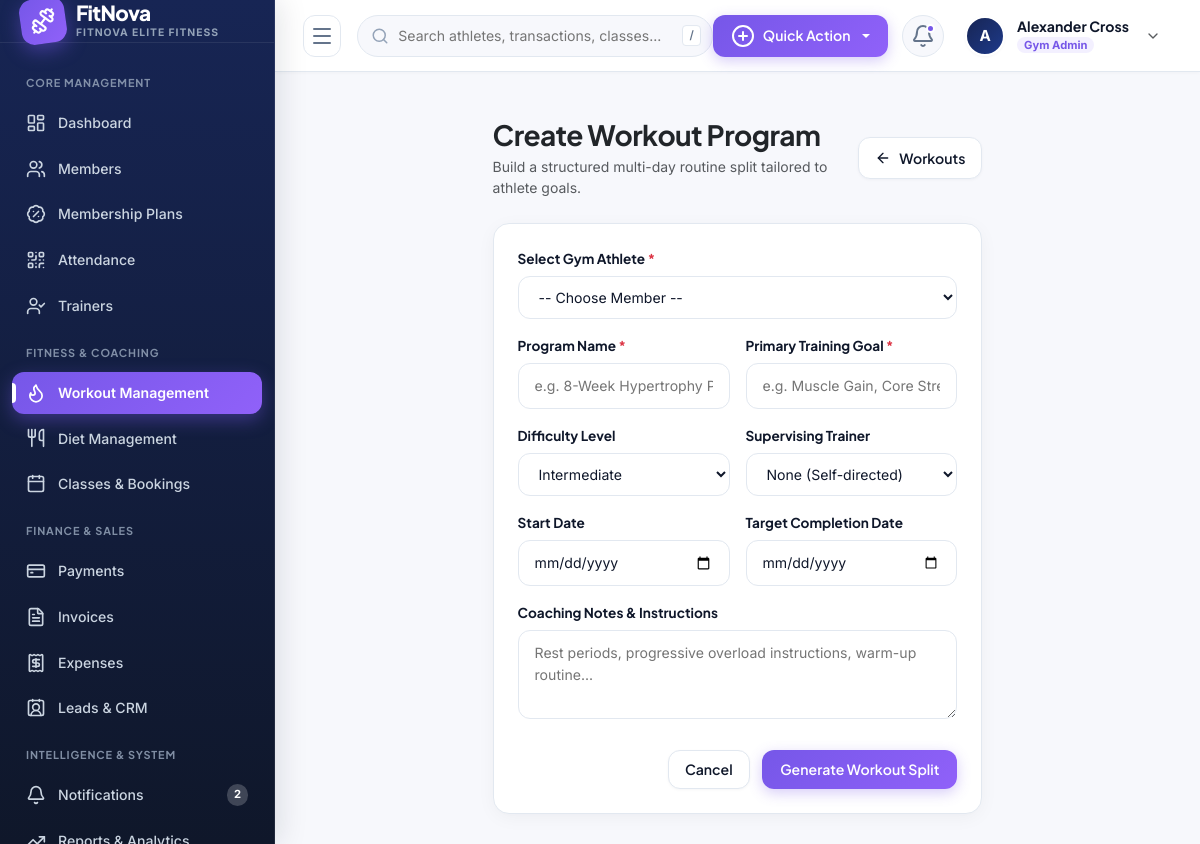
/fitness/workouts/add/ (signed in), run on the app's committed database.
### apps/accounts/models.py (models this page shows, shortened)
class GymOrganization(models.Model):
    name = models.CharField(max_length=200)
    slug = models.SlugField(max_length=220, unique=True)
    logo = models.ImageField(upload_to='organizations/logos/', null=True, blank=True)
    email = models.EmailField()
    phone = models.CharField(max_length=20)
    website = models.URLField(blank=True, default='')
    tax_id = models.CharField(max_length=50, blank=True, default='', verbose_name='Tax/GST ID')
    currency = models.CharField(max_length=10, default='$')
    is_active = models.BooleanField(default=True)
    created_at = models.DateTimeField(auto_now_add=True)
    updated_at = models.DateTimeField(auto_now=True)
    class Meta:
        verbose_name = 'Gym Organization'
        verbose_name_plural = 'Gym Organizations'
        ordering = ['name']

class User(AbstractUser):
    class Role(models.TextChoices):
        SUPER_ADMIN = 'SUPER_ADMIN', _('Super Admin')
        GYM_ADMIN = 'GYM_ADMIN', _('Gym Admin')
        STAFF = 'STAFF', _('Receptionist / Staff')
        TRAINER = 'TRAINER', _('Trainer')
        MEMBER = 'MEMBER', _('Gym Member')
    class Gender(models.TextChoices):
        MALE = 'MALE', _('Male')
        FEMALE = 'FEMALE', _('Female')
        OTHER = 'OTHER', _('Other')
    role = models.CharField(
        max_length=20,
        choices=Role.choices,
        default=Role.MEMBER,
        db_index=True
    )
    organization = models.ForeignKey(
        GymOrganization,
        on_delete=models.CASCADE,
        null=True,
        blank=True,
        related_name='users'
    )
    branch = models.ForeignKey(
        GymBranch,
        on_delete=models.SET_NULL,
        null=True,
        blank=True,
        related_name='branch_users'
    )
    phone = models.CharField(max_length=20, blank=True, default='')
    profile_picture = models.ImageField(upload_to='profiles/', null=True, blank=True)
    gender = models.CharField(max_length=10, choices=Gender.choices, default=Gender.MALE)
    date_of_birth = models.DateField(null=True, blank=True)
    address = models.TextField(blank=True, default='')
    is_verified = models.BooleanField(default=True)
    class Meta:
        ordering = ['-date_joined']
        indexes = [
            models.Index(fields=['organization', 'role']),
            models.Index(fields=['email']),
        ]
    @property
    def is_super_admin(self):
        return self.role == self.Role.SUPER_ADMIN or self.is_superuser
    @property
    def is_member(self):
        return self.role == self.Role.MEMBER

### apps/fitness/views.py (the view, shortened to what this page needs)
# urls.py: path('workouts/add/', views.workout_create, name='workout_create'),
@login_required
def workout_create(request):
    org = request.user.organization
    members = Member.objects.filter(status='ACTIVE')
    trainers = Trainer.objects.filter(status='ACTIVE')
    exercises = Exercise.objects.all()
    if not request.user.is_super_admin:
        members = members.filter(organization=org)
        trainers = trainers.filter(organization=org)
    return render(request, 'fitness/workout_form.html', {
        'members': members,
        'trainers': trainers
    })

### apps/accounts/context_processors.py (called while the page is built)
def global_fitnova_context(request):
    if not request.user.is_authenticated:
        return {}
    unread_count = 0
    recent_notifications = []
    try:
        notifications_qs = request.user.notifications.all()
        unread_count = notifications_qs.filter(is_read=False).count()
        recent_notifications = notifications_qs[:5]
    except Exception:
        pass
    return {
        'unread_notifications_count': unread_count,
        'recent_notifications': recent_notifications,
        'current_org': getattr(request.user, 'organization', None),
        'current_branch': getattr(request.user, 'branch', None),
    }

### apps/members/models.py (called while the page is built)
    @property
    def full_name(self):
        return self.user.get_full_name() or self.user.username

### apps/trainers/models.py (called while the page is built)
    @property
    def full_name(self):
        return self.user.get_full_name() or self.user.username

### templates/fitness/workout_form.html (shortened to what this page needs)
{% extends 'base.html' %}
{% block content %}
<div class="row justify-content-center">
  <div class="col-lg-7">
    <div class="d-flex align-items-center justify-content-between mb-4">
      <div>
        <h3 class="fw-bold text-dark mb-1">Create Workout Program</h3>
        <p class="text-muted small mb-0">Build a structured multi-day routine split tailored to athlete goals.</p>
      </div>
      <a href="{% url 'fitness:workout_list' %}" class="btn btn-fn-outline">
        <i data-lucide="arrow-left" style="width: 16px;"></i>
        <span>Workouts</span>
      </a>
    </div>
    <div class="fn-card">
      <form method="POST">
        <div class="mb-3">
          <label class="fn-form-label">Select Gym Athlete <span class="text-danger">*</span></label>
          <select name="member_id" class="fn-select" required>
            <option value="">-- Choose Member --</option>
          </select>
        </div>
        <div class="row g-3 mb-3">
          <div class="col-md-6">
            <label class="fn-form-label">Program Name <span class="text-danger">*</span></label>
            <input type="text" name="name" class="fn-input" required placeholder="e.g. 8-Week Hypertrophy PPL Split">
          </div>
          <div class="col-md-6">
            <label class="fn-form-label">Primary Training Goal <span class="text-danger">*</span></label>
            <input type="text" name="goal" class="fn-input" required placeholder="e.g. Muscle Gain, Core Strength, Fat Loss">
          </div>
        </div>
        <div class="row g-3 mb-3">
          <div class="col-md-6">
            <label class="fn-form-label">Difficulty Level</label>
            <select name="level" class="fn-select">
              <option value="INTERMEDIATE" selected>Intermediate</option>
            </select>
          </div>
          <div class="col-md-6">
            <label class="fn-form-label">Supervising Trainer</label>
            <select name="trainer_id" class="fn-select">
              <option value="">None (Self-directed)</option>
            </select>
          </div>
        </div>
        <div class="row g-3 mb-3">
          <div class="col-md-6">
            <label class="fn-form-label">Start Date</label>
            <input type="date" name="start_date" class="fn-input">
          </div>
          <div class="col-md-6">
            <label class="fn-form-label">Target Completion Date</label>
            <input type="date" name="end_date" class="fn-input">
          </div>
        </div>
        <div class="mb-4">
          <label class="fn-form-label">Coaching Notes & Instructions</label>
          <textarea name="notes" class="fn-textarea" rows="3" placeholder="Rest periods, progressive overload instructions, warm-up routine..."></textarea>
        </div>
        <div class="text-end">
          <a href="{% url 'fitness:workout_list' %}" class="btn btn-fn-outline me-2">Cancel</a>
          <button type="submit" class="btn btn-fn-accent">Generate Workout Split</button>
        </div>
      </form>
    </div>
  </div>
</div>
{% endblock %}

### templates/base.html (shortened to what this page needs)
{% load static %}
<!DOCTYPE html>
<html lang="en">
<head>
  <link href="https://cdn.jsdelivr.net/npm/bootstrap@5.3.3/dist/css/bootstrap.min.css" rel="stylesheet">
  <link rel="stylesheet" href="{% static 'css/fitnova.css' %}">
</head>
<body>
<div class="fn-app-wrapper">
  <aside class="fn-sidebar">
    <a href="{% url 'dashboard:index' %}" class="fn-sidebar-brand">
      <div class="fn-brand-logo-icon">
        <i data-lucide="dumbbell"></i>
      </div>
      <div class="fn-brand-text">
        <span class="fn-brand-title">FitNova</span>
        <span class="fn-brand-badge">{{ current_org.name|default:"GYM SAAS" }}</span>
      </div>
    </a>
    <div class="fn-sidebar-nav">
      <div class="fn-nav-header-title">Core Management</div>
      <a href="{% url 'dashboard:index' %}" class="fn-nav-link {% if request.resolver_match.app_name == 'dashboard' and request.resolver_match.url_name == 'index' %}active{% endif %}">
        <i data-lucide="layout-dashboard"></i>
        <span class="fn-nav-text">Dashboard</span>
      </a>
      {% if not user.is_member %}
      <a href="{% url 'members:member_list' %}" class="fn-nav-link {% if request.resolver_match.app_name == 'members' %}active{% endif %}">
        <i data-lucide="users"></i>
        <span class="fn-nav-text">Members</span>
      </a>
      {% endif %}
      {% if not user.is_member %}
      <a href="{% url 'memberships:plan_list' %}" class="fn-nav-link {% if request.resolver_match.app_name == 'memberships' %}active{% endif %}">
        <i data-lucide="badge-percent"></i>
        <span class="fn-nav-text">Membership Plans</span>
      </a>
      {% endif %}
      <a href="{% url 'attendance:attendance_list' %}" class="fn-nav-link {% if request.resolver_match.app_name == 'attendance' %}active{% endif %}">
        <i data-lucide="qr-code"></i>
        <span class="fn-nav-text">Attendance</span>
      </a>
      {% if not user.is_member %}
      <a href="{% url 'trainers:trainer_list' %}" class="fn-nav-link {% if request.resolver_match.app_name == 'trainers' %}active{% endif %}">
        <i data-lucide="user-check"></i>
        <span class="fn-nav-text">Trainers</span>
      </a>
      {% endif %}
      <div class="fn-nav-header-title">Fitness & Coaching</div>
      <a href="{% url 'fitness:workout_list' %}" class="fn-nav-link {% if request.resolver_match.app_name == 'fitness' and 'workout' in request.path %}active{% endif %}">
        <i data-lucide="flame"></i>
        <span class="fn-nav-text">Workout Management</span>
      </a>
      <a href="{% url 'fitness:diet_list' %}" class="fn-nav-link {% if request.resolver_match.app_name == 'fitness' and 'diet' in request.path %}active{% endif %}">
        <i data-lucide="utensils"></i>
        <span class="fn-nav-text">Diet Management</span>
      </a>
      <a href="{% url 'classes:class_list' %}" class="fn-nav-link {% if request.resolver_match.app_name == 'classes' %}active{% endif %}">
        <i data-lucide="calendar"></i>
        <span class="fn-nav-text">Classes & Bookings</span>
      </a>
      {% if not user.is_member %}
      <div class="fn-nav-header-title">Finance & Sales</div>
      <a href="{% url 'payments:payment_list' %}" class="fn-nav-link {% if request.resolver_match.app_name == 'payments' and request.resolver_match.url_name == 'payment_list' %}active{% endif %}">
        <i data-lucide="credit-card"></i>
        <span class="fn-nav-text">Payments</span>
      </a>
      <a href="{% url 'payments:invoice_list' %}" class="fn-nav-link {% if request.resolver_match.app_name == 'payments' and 'invoice' in request.path %}active{% endif %}">
        <i data-lucide="file-text"></i>
        <span class="fn-nav-text">Invoices</span>
      </a>
      <a href="{% url 'payments:expense_list' %}" class="fn-nav-link {% if request.resolver_match.app_name == 'payments' and 'expense' in request.path %}active{% endif %}">
        <i data-lucide="receipt"></i>
        <span class="fn-nav-text">Expenses</span>
      </a>
      <a href="{% url 'crm:lead_list' %}" class="fn-nav-link {% if request.resolver_match.app_name == 'crm' %}active{% endif %}">
        <i data-lucide="contact-round"></i>
        <span class="fn-nav-text">Leads & CRM</span>
      </a>
      {% endif %}
      <div class="fn-nav-header-title">Intelligence & System</div>
      <a href="{% url 'notifications:list' %}" class="fn-nav-link {% if request.resolver_match.app_name == 'notifications' %}active{% endif %}">
        <i data-lucide="bell"></i>
        <span class="fn-nav-text">Notifications</span>
        {% if unread_notifications_count > 0 %}
        <span class="fn-nav-badge">{{ unread_notifications_count }}</span>
        {% endif %}
      </a>
      {% if not user.is_member %}
      <a href="{% url 'dashboard:reports' %}" class="fn-nav-link {% if request.resolver_match.url_name == 'reports' %}active{% endif %}">
        <i data-lucide="trending-up"></i>
        <span class="fn-nav-text">Reports & Analytics</span>
      </a>
      {% endif %}
    </div>
  </aside>
  <main class="fn-main-content">
    <header class="fn-topbar">
      <div class="fn-topbar-left">
        <button type="button" class="fn-sidebar-toggle-btn" id="fnSidebarToggle" title="Toggle Navigation">
          <i data-lucide="menu"></i>
        </button>
        <form action="{% url 'dashboard:search' %}" method="GET" class="fn-global-search">
          <input type="text" name="q" id="fnGlobalSearchInput" placeholder="Search athletes, transactions, classes..." value="{{ request.GET.q }}">
          <span class="fn-search-badge">/</span>
        </form>
      </div>
      <div class="fn-topbar-right">
        {% if not user.is_member %}
        <div class="dropdown">
          <button class="btn-fn-accent dropdown-toggle" type="button" data-bs-toggle="dropdown" aria-expanded="false">
            <i data-lucide="plus-circle"></i>
            <span>Quick Action</span>
          </button>
        </div>
        {% endif %}
        <div class="dropdown">
          <a href="#" class="fn-icon-btn {% if unread_notifications_count > 0 %}has-unread{% endif %}" data-bs-toggle="dropdown" aria-expanded="false" title="Notification Center">
            <i data-lucide="bell"></i>
            {% if unread_notifications_count > 0 %}
            <span class="fn-badge-dot"></span>
            {% endif %}
          </a>
        </div>
        <div class="dropdown">
          <div class="fn-user-dropdown" data-bs-toggle="dropdown" aria-expanded="false">
            <div class="fn-avatar">
              {% if user.profile_picture %}
              <img src="{{ user.profile_picture.url }}" alt="{{ user.first_name }}">
              {% else %}
              {{ user.first_name|default:user.username|make_list|first|upper }}
              {% endif %}
            </div>
            <div class="fn-user-meta d-none d-md-flex">
              <span class="fn-user-name">{{ user.get_full_name|default:user.username }}</span>
              <span class="fn-user-role-badge">{{ user.get_role_display }}</span>
            </div>
            <i data-lucide="chevron-down" class="text-muted ms-1" style="width: 16px;"></i>
          </div>
        </div>
      </div>
    </header>
    <div class="container-fluid px-4 pt-3">
    </div>
    <div class="fn-page-container fn-animate-in">
      {% block content %}{% endblock %}
    </div>
  </main>
</div>
</body>
</html>

### data on the page
GymOrganization: name "FITNOVA ELITE FITNESS"
User: first_name|make_list "A", get_full_name "Alexander Cross", role "Gym Admin"

### other printed values
{{ unread_notifications_count }} "2"
